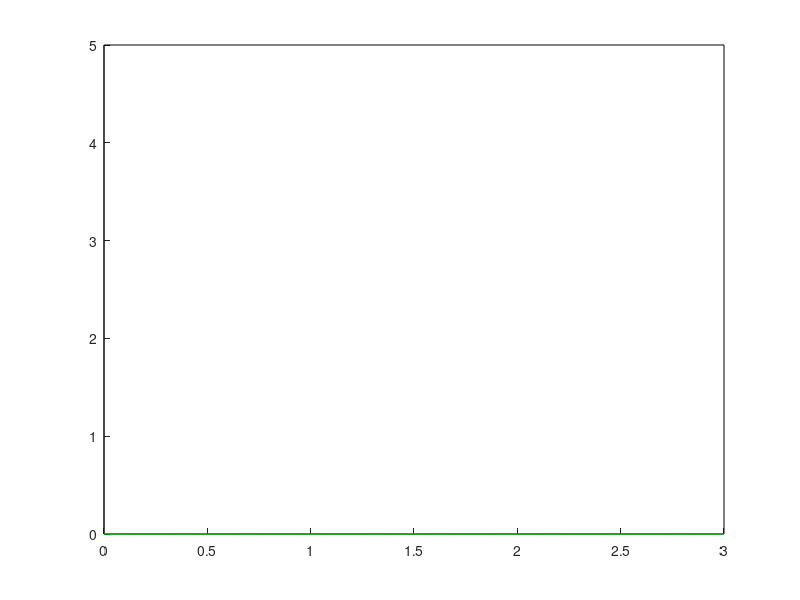

The MATLAB script that drew this image:
r = rectangle('position',[0,0,3,5]);
[x,y] = ginput(10);

P = polyfit(x,y,2);
fprintf('phi(x)=%f x^2 + %f x + %f\n',P);

xp = 0:0.1:3;
hold on
%plot the points
plot(x,y,'bo');
%plot the 2nd degree polynomial
plot(xp,polyval(P,xp),'g-');
